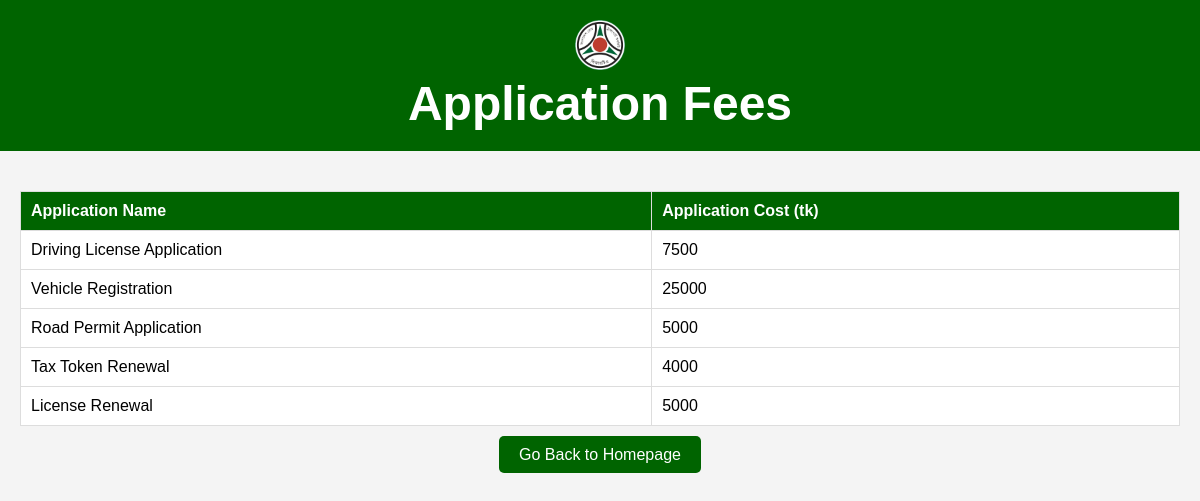
Page /View/view_fee.php (signed in) on the committed database.
### tables this page shows
CREATE TABLE `application_fees` (
  `id` int(3) NOT NULL,
  `application_name` varchar(50) NOT NULL,
  `application_cost` int(15) NOT NULL
);

### Model/feeModel.php (called while the page is built, shortened)
<?php
function getAllFees()
{
    $conn = getConnection();
    $result = $conn->query("SELECT * FROM application_fees");
    $fees = $result->fetch_all(MYSQLI_ASSOC);
    return $fees;
}
?>

### View/view_fee.php (the view, shortened to what this page needs)
<?php
require_once '../Model/feeModel.php';
$fees = getAllFees();
?>
<!DOCTYPE html>
<html lang="en">
<head>
</head>
<body>
    <header>
        <div class="header-bar">
            <img src="../Asset/brta-logo-new.png" alt="BRTA Logo" class="header-logo">
            <h1>Application Fees</h1>
        </div>
    </header>
    <div class="container">
        <table>
            <thead>
                <tr>
                    <th>Application Name</th>
                    <th>Application Cost (tk)</th>
                </tr>
            </thead>
            <tbody>
                <?php if (!empty($fees)): ?>
                    <?php foreach ($fees as $fee): ?>
                        <tr>
                            <td><?php echo htmlspecialchars($fee['application_name']); ?></td>
                            <td><?php echo htmlspecialchars($fee['application_cost']); ?></td>
                        </tr>
                    <?php endforeach; ?>
                <?php else: ?>
                    <tr>
                        <td colspan="2">No fees available.</td>
                    </tr>
                <?php endif; ?>
            </tbody>
        </table>
        <div class="home-button">
            <a href="../View/userHome.php">Go Back to Homepage</a>
        </div>
    </div>
</body>
</html>

### View/view_fee.php (style rules this page uses)
body { font-family: Arial, sans-serif; margin: 0; padding: 0; background-color: #f4f4f4; }
.header-bar { background-color: #006400; color: white; text-align: center; padding: 20px 0; font-size: 1.5em; font-weight: bold; }
h1 { margin: 0; }
.header-logo { height: 50px; width: auto; }
.container { padding: 20px; }
table { width: 100%; border-collapse: collapse; margin-top: 20px; background: white; }
th, td { border: 1px solid #ddd; padding: 10px; text-align: left; }
th { background-color: #006400; color: white; }
.home-button { text-align: center; margin-top: 20px; }
.home-button a { text-decoration: none; padding: 10px 20px; background-color: #006400; color: white; border-radius: 5px; }

### rows in the picture
application_fees: application_name "Driving License Application", application_cost "7500"
application_fees: application_name "Vehicle Registration", application_cost "25000"
application_fees: application_name "Road Permit Application", application_cost "5000"
application_fees: application_name "Tax Token Renewal", application_cost "4000"
application_fees: application_name "License Renewal", application_cost "5000"
